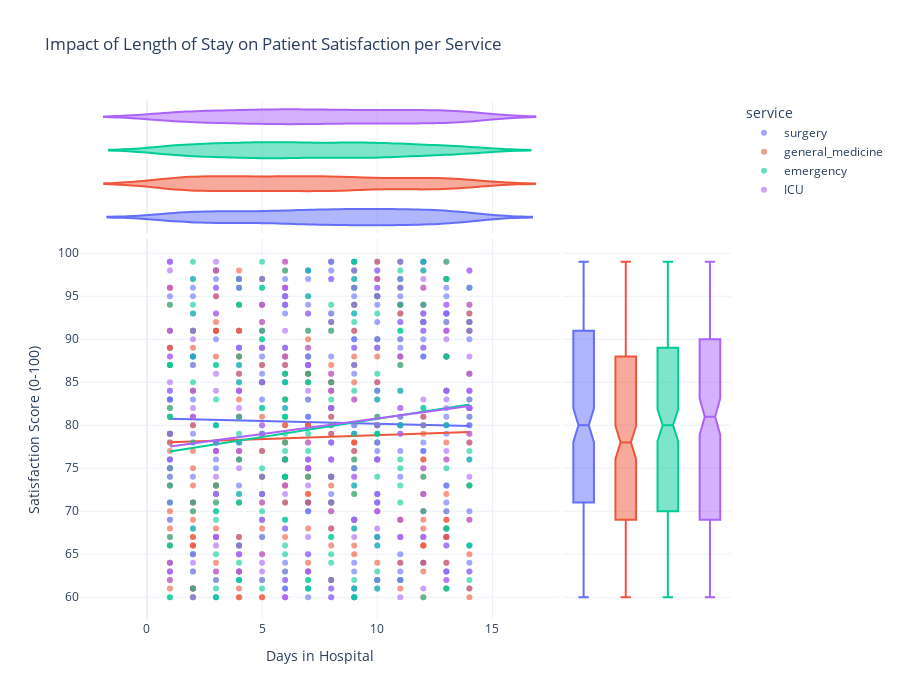

Write notebook code for a chart like this one.
### Code cell
# Create a complex scatter plot
fig = px.scatter(
    df_pat, 
    x="length_of_stay", 
    y="satisfaction", 
    color="service", 
    trendline="ols", # Ordinary Least Squares to check correlation
    marginal_x="violin", # Show distribution of Stay duration on top
    marginal_y="box",    # Show distribution of Satisfaction on side
    hover_data=["name", "age", "age_group"],
    title="Impact of Length of Stay on Patient Satisfaction per Service",
    labels={"length_of_stay": "Days in Hospital", "satisfaction": "Satisfaction Score (0-100)"},
    opacity=0.6
)

fig.update_layout(height=700, template="plotly_white")
fig.show()

### Figure 1 — Plotly figure (JSON) as saved in the notebook; plotly's stock layout.template omitted (floating-point values rounded to 4 significant figures; data arrays with more than 128 entries replaced by an {"elided": "..."} marker saying what was removed)
{"data": [{"customdata": {"elided": "254x3 mixed values"}, "hovertemplate": "service=surgery<br>Days in Hospital=%{x}<br>Satisfaction Score (0-100)=%{y}<br>name=%{customdata[0]}<br>age=%{customdata[1]}<br>age_group=%{customdata[2]}<extra></extra>", "legendgroup": "surgery", "marker": {"color": "#636efa", "opacity": 0.6, "symbol": "circle"}, "mode": "markers", "name": "surgery", "orientation": "v", "showlegend": true, "type": "scatter", "x": {"elided": "254 int values"}, "xaxis": "x", "y": {"elided": "254 int values"}, "yaxis": "y"}, {"alignmentgroup": "True", "customdata": {"elided": "254x3 mixed values"}, "hovertemplate": "service=surgery<br>Days in Hospital=%{x}<br>name=%{customdata[0]}<br>age=%{customdata[1]}<br>age_group=%{customdata[2]}<extra></extra>", "legendgroup": "surgery", "marker": {"color": "#636efa", "symbol": "circle"}, "name": "surgery", "offsetgroup": "surgery", "scalegroup": "x", "showlegend": false, "type": "violin", "x": {"elided": "254 int values"}, "xaxis": "x3", "yaxis": "y3"}, {"alignmentgroup": "True", "customdata": {"elided": "254x3 mixed values"}, "hovertemplate": "service=surgery<br>Satisfaction Score (0-100)=%{y}<br>name=%{customdata[0]}<br>age=%{customdata[1]}<br>age_group=%{customdata[2]}<extra></extra>", "legendgroup": "surgery", "marker": {"color": "#636efa", "symbol": "circle"}, "name": "surgery", "notched": true, "offsetgroup": "surgery", "showlegend": false, "type": "box", "xaxis": "x2", "y": {"elided": "254 int values"}, "yaxis": "y2"}, {"hovertemplate": "<b>OLS trendline</b><br>satisfaction = -0.0639598 * length_of_stay + 80.8181<br>R<sup>2</sup>=0.000452<br><br>service=surgery<br>Days in Hospital=%{x}<br>Satisfaction Score (0-100)=%{y} <b>(trend)</b><extra></extra>", "legendgroup": "surgery", "marker": {"color": "#636efa", "symbol": "circle"}, "mode": "lines", "name": "surgery", "showlegend": false, "type": "scatter", "x": {"elided": "254 int values"}, "xaxis": "x", "y": {"elided": "254 float values"}, "yaxis": "y"}, {"customdata": {"elided": "242x3 mixed values"}, "hovertemplate": "service=general_medicine<br>Days in Hospital=%{x}<br>Satisfaction Score (0-100)=%{y}<br>name=%{customdata[0]}<br>age=%{customdata[1]}<br>age_group=%{customdata[2]}<extra></extra>", "legendgroup": "general_medicine", "marker": {"color": "#EF553B", "opacity": 0.6, "symbol": "circle"}, "mode": "markers", "name": "general_medicine", "orientation": "v", "showlegend": true, "type": "scatter", "x": {"elided": "242 int values"}, "xaxis": "x", "y": {"elided": "242 int values"}, "yaxis": "y"}, {"alignmentgroup": "True", "customdata": {"elided": "242x3 mixed values"}, "hovertemplate": "service=general_medicine<br>Days in Hospital=%{x}<br>name=%{customdata[0]}<br>age=%{customdata[1]}<br>age_group=%{customdata[2]}<extra></extra>", "legendgroup": "general_medicine", "marker": {"color": "#EF553B", "symbol": "circle"}, "name": "general_medicine", "offsetgroup": "general_medicine", "scalegroup": "x", "showlegend": false, "type": "violin", "x": {"elided": "242 int values"}, "xaxis": "x3", "yaxis": "y3"}, {"alignmentgroup": "True", "customdata": {"elided": "242x3 mixed values"}, "hovertemplate": "service=general_medicine<br>Satisfaction Score (0-100)=%{y}<br>name=%{customdata[0]}<br>age=%{customdata[1]}<br>age_group=%{customdata[2]}<extra></extra>", "legendgroup": "general_medicine", "marker": {"color": "#EF553B", "symbol": "circle"}, "name": "general_medicine", "notched": true, "offsetgroup": "general_medicine", "showlegend": false, "type": "box", "xaxis": "x2", "y": {"elided": "242 int values"}, "yaxis": "y2"}, {"hovertemplate": "<b>OLS trendline</b><br>satisfaction = 0.0912636 * length_of_stay + 77.9359<br>R<sup>2</sup>=0.001097<br><br>service=general_medicine<br>Days in Hospital=%{x}<br>Satisfaction Score (0-100)=%{y} <b>(trend)</b><extra></extra>", "legendgroup": "general_medicine", "marker": {"color": "#EF553B", "symbol": "circle"}, "mode": "lines", "name": "general_medicine", "showlegend": false, "type": "scatter", "x": {"elided": "242 int values"}, "xaxis": "x", "y": {"elided": "242 float values"}, "yaxis": "y"}, {"customdata": {"elided": "263x3 mixed values"}, "hovertemplate": "service=emergency<br>Days in Hospital=%{x}<br>Satisfaction Score (0-100)=%{y}<br>name=%{customdata[0]}<br>age=%{customdata[1]}<br>age_group=%{customdata[2]}<extra></extra>", "legendgroup": "emergency", "marker": {"color": "#00cc96", "opacity": 0.6, "symbol": "circle"}, "mode": "markers", "name": "emergency", "orientation": "v", "showlegend": true, "type": "scatter", "x": {"elided": "263 int values"}, "xaxis": "x", "y": {"elided": "263 int values"}, "yaxis": "y"}, {"alignmentgroup": "True", "customdata": {"elided": "263x3 mixed values"}, "hovertemplate": "service=emergency<br>Days in Hospital=%{x}<br>name=%{customdata[0]}<br>age=%{customdata[1]}<br>age_group=%{customdata[2]}<extra></extra>", "legendgroup": "emergency", "marker": {"color": "#00cc96", "symbol": "circle"}, "name": "emergency", "offsetgroup": "emergency", "scalegroup": "x", "showlegend": false, "type": "violin", "x": {"elided": "263 int values"}, "xaxis": "x3", "yaxis": "y3"}, {"alignmentgroup": "True", "customdata": {"elided": "263x3 mixed values"}, "hovertemplate": "service=emergency<br>Satisfaction Score (0-100)=%{y}<br>name=%{customdata[0]}<br>age=%{customdata[1]}<br>age_group=%{customdata[2]}<extra></extra>", "legendgroup": "emergency", "marker": {"color": "#00cc96", "symbol": "circle"}, "name": "emergency", "notched": true, "offsetgroup": "emergency", "showlegend": false, "type": "box", "xaxis": "x2", "y": {"elided": "263 int values"}, "yaxis": "y2"}, {"hovertemplate": "<b>OLS trendline</b><br>satisfaction = 0.420635 * length_of_stay + 76.5359<br>R<sup>2</sup>=0.019022<br><br>service=emergency<br>Days in Hospital=%{x}<br>Satisfaction Score (0-100)=%{y} <b>(trend)</b><extra></extra>", "legendgroup": "emergency", "marker": {"color": "#00cc96", "symbol": "circle"}, "mode": "lines", "name": "emergency", "showlegend": false, "type": "scatter", "x": {"elided": "263 int values"}, "xaxis": "x", "y": {"elided": "263 float values"}, "yaxis": "y"}, {"customdata": {"elided": "241x3 mixed values"}, "hovertemplate": "service=ICU<br>Days in Hospital=%{x}<br>Satisfaction Score (0-100)=%{y}<br>name=%{customdata[0]}<br>age=%{customdata[1]}<br>age_group=%{customdata[2]}<extra></extra>", "legendgroup": "ICU", "marker": {"color": "#ab63fa", "opacity": 0.6, "symbol": "circle"}, "mode": "markers", "name": "ICU", "orientation": "v", "showlegend": true, "type": "scatter", "x": {"elided": "241 int values"}, "xaxis": "x", "y": {"elided": "241 int values"}, "yaxis": "y"}, {"alignmentgroup": "True", "customdata": {"elided": "241x3 mixed values"}, "hovertemplate": "service=ICU<br>Days in Hospital=%{x}<br>name=%{customdata[0]}<br>age=%{customdata[1]}<br>age_group=%{customdata[2]}<extra></extra>", "legendgroup": "ICU", "marker": {"color": "#ab63fa", "symbol": "circle"}, "name": "ICU", "offsetgroup": "ICU", "scalegroup": "x", "showlegend": false, "type": "violin", "x": {"elided": "241 int values"}, "xaxis": "x3", "yaxis": "y3"}, {"alignmentgroup": "True", "customdata": {"elided": "241x3 mixed values"}, "hovertemplate": "service=ICU<br>Satisfaction Score (0-100)=%{y}<br>name=%{customdata[0]}<br>age=%{customdata[1]}<br>age_group=%{customdata[2]}<extra></extra>", "legendgroup": "ICU", "marker": {"color": "#ab63fa", "symbol": "circle"}, "name": "ICU", "notched": true, "offsetgroup": "ICU", "showlegend": false, "type": "box", "xaxis": "x2", "y": {"elided": "241 int values"}, "yaxis": "y2"}, {"hovertemplate": "<b>OLS trendline</b><br>satisfaction = 0.363484 * length_of_stay + 77.1566<br>R<sup>2</sup>=0.015764<br><br>service=ICU<br>Days in Hospital=%{x}<br>Satisfaction Score (0-100)=%{y} <b>(trend)</b><extra></extra>", "legendgroup": "ICU", "marker": {"color": "#ab63fa", "symbol": "circle"}, "mode": "lines", "name": "ICU", "showlegend": false, "type": "scatter", "x": {"elided": "241 int values"}, "xaxis": "x", "y": {"elided": "241 float values"}, "yaxis": "y"}], "layout": {"height": 700, "legend": {"title": {"text": "service"}, "tracegroupgap": 0}, "title": {"text": "Impact of Length of Stay on Patient Satisfaction per Service"}, "xaxis": {"anchor": "y", "domain": [0, 0.7363], "title": {"text": "Days in Hospital"}}, "xaxis2": {"anchor": "y2", "domain": [0.7413, 1], "matches": "x2", "showgrid": false, "showline": false, "showticklabels": false, "ticks": ""}, "xaxis3": {"anchor": "y3", "domain": [0, 0.7363], "matches": "x", "showgrid": true, "showticklabels": false}, "xaxis4": {"anchor": "y4", "domain": [0.7413, 1], "matches": "x2", "showgrid": false, "showline": false, "showticklabels": false, "ticks": ""}, "yaxis": {"anchor": "x", "domain": [0, 0.7326], "title": {"text": "Satisfaction Score (0-100)"}}, "yaxis2": {"anchor": "x2", "domain": [0, 0.7326], "matches": "y", "showgrid": true, "showticklabels": false}, "yaxis3": {"anchor": "x3", "domain": [0.7426, 1], "matches": "y3", "showgrid": false, "showline": false, "showticklabels": false, "ticks": ""}, "yaxis4": {"anchor": "x4", "domain": [0.7426, 1], "matches": "y3", "showgrid": true, "showline": false, "showticklabels": false, "ticks": ""}}}
